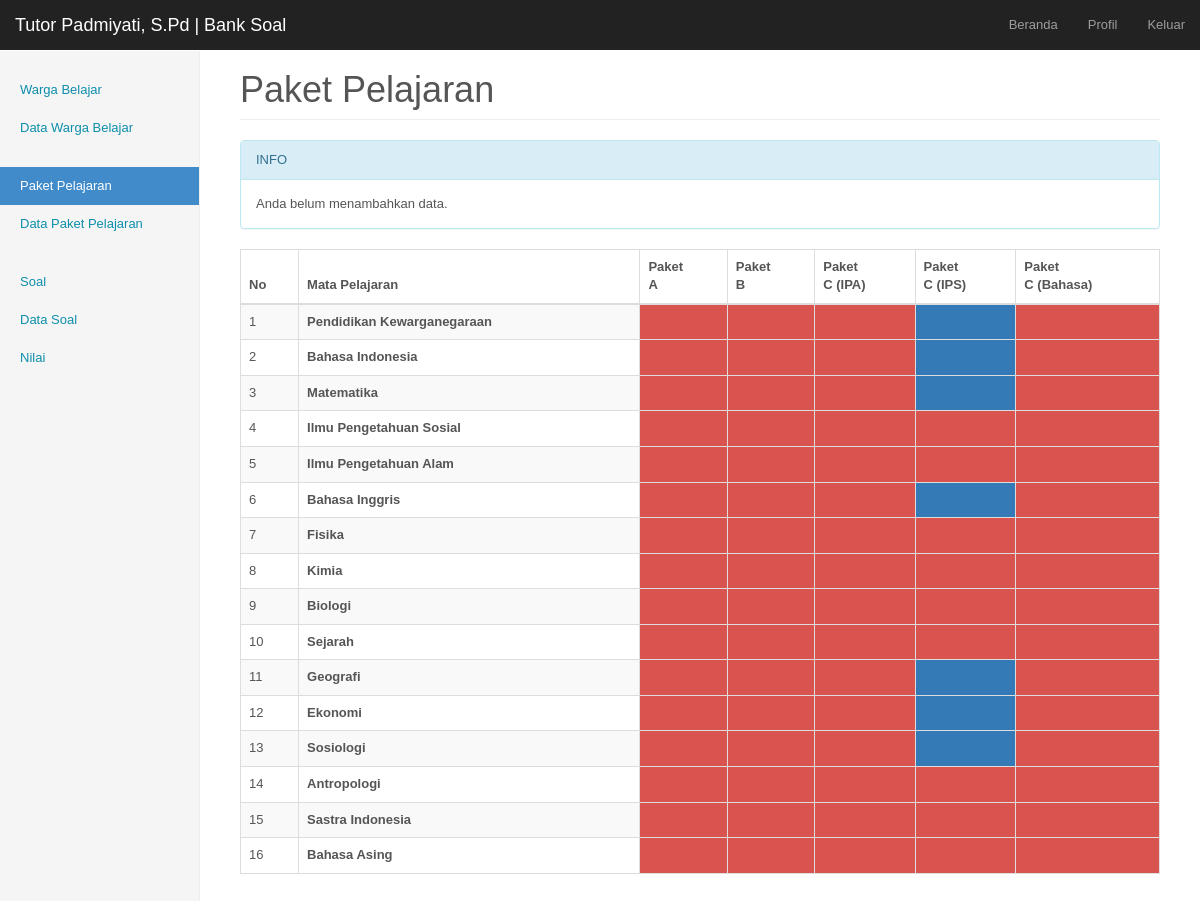
/tutor/index.php?p=paket_pelajaran (signed in), run on the app's committed database.
### tables this page shows
CREATE TABLE IF NOT EXISTS `guru` (
  `id_guru` int(3) NOT NULL AUTO_INCREMENT,
  `nip` varchar(22) NOT NULL,
  `nama` varchar(85) NOT NULL,
  `jenis_kelamin` enum('l','p') NOT NULL,
  `tempat_lahir` varchar(75) NOT NULL,
  `tanggal_lahir` date NOT NULL,
  `alamat` varchar(150) NOT NULL,
  `id_sekolah` int(4) NOT NULL,
  `sebagai` enum('guru','admin') NOT NULL,
  `pendidikan_akhir` varchar(30) NOT NULL,
  `username` varchar(20) NOT NULL,
  `password` varchar(12) NOT NULL,
  `tgl_input` date NOT NULL,
  PRIMARY KEY (`id_guru`)
);

CREATE TABLE IF NOT EXISTS `menu` (
  `id_menu` int(2) NOT NULL AUTO_INCREMENT,
  `login` enum('guru','admin','semua') NOT NULL,
  `menu` varchar(250) NOT NULL,
  `link` varchar(450) NOT NULL,
  `tempat` enum('atas','bawah') NOT NULL,
  `level` int(1) NOT NULL,
  PRIMARY KEY (`id_menu`)
);

CREATE TABLE IF NOT EXISTS `paket` (
  `id_paket` int(1) NOT NULL AUTO_INCREMENT,
  `paket` varchar(15) NOT NULL,
  PRIMARY KEY (`id_paket`)
);

CREATE TABLE IF NOT EXISTS `mata_pelajaran` (
  `id_pelajaran` int(4) NOT NULL AUTO_INCREMENT,
  `mata_pelajaran` varchar(75) NOT NULL,
  PRIMARY KEY (`id_pelajaran`)
);

CREATE TABLE IF NOT EXISTS `paket_pelajaran` (
  `id_paket_pelajaran` int(4) NOT NULL AUTO_INCREMENT,
  `id_paket` int(1) NOT NULL,
  `id_pelajaran` int(4) NOT NULL,
  `id_guru` int(3) NOT NULL,
  `kkm` double NOT NULL,
  `tgl_input` date NOT NULL,
  `penginput` int(3) NOT NULL,
  `lihat` date NOT NULL,
  PRIMARY KEY (`id_paket_pelajaran`)
);

### tutor/index.php (called while the page is built)
<?php
	require "halaman.php";
?>

### tutor/include/page-paketpelajaran.php (the view, shortened to what this page needs)
<?php
	$querycaritanggalpp=mysql_query("SELECT tgl_input FROM paket_pelajaran WHERE penginput='$admin[id_guru]' GROUP BY tgl_input ORDER BY tgl_input DESC");
	$caritanggalpp=mysql_fetch_array($querycaritanggalpp);
	$banyakdata=mysql_num_rows(mysql_query("SELECT * FROM paket_pelajaran WHERE penginput='$admin[id_guru]' AND tgl_input='$caritanggalpp[0]'"));
	$tglinputpp=explode("-",$caritanggalpp[0]);
	$bulan=array("","Januari","Februari","Maret","April","Mei","Juni","Juli","Agustus","September","Oktober","November","Desember");
	echo "<div class=\"panel panel-info\">
	<div class=\"panel-heading\">INFO</div>
    <div class=\"panel-body\">
	";
	if($banyakdata>0){
		echo "Anda telah menambahkan $banyakdata data terakhir kali pada ".$tglinputpp[2] ." ". $bulan[$tglinputpp[1]] ." ". $tglinputpp[0];
	}
	else {
		echo "Anda belum menambahkan data. ";
	}
	echo "
	</div>
</div>
	";
?>
<table class="table table-striped table-bordered">
	<thead>
        <tr>
           	<th>No</th>
            <th>Mata Pelajaran</th>
            <?php
				$querypaket=mysql_query("SELECT paket FROM paket");
				while($paket=mysql_fetch_array($querypaket)){
					echo "<th>Paket<br />$paket[paket]</th>";
				}
			?>
        </tr>
	</thead>
    <tbody>
       	<?php
			$no=1;
			$querypaketpelajaran=mysql_query("SELECT id_pelajaran, mata_pelajaran FROM mata_pelajaran ORDER BY id_pelajaran ASC");
			while($paketpelajaran=mysql_fetch_array($querypaketpelajaran)){
				echo "<tr>
					<td>$no</td>
					<td style=\"font-weight:bold\">$paketpelajaran[1]</td>
				";
				$querypaket1=mysql_query("SELECT * FROM paket");
				while($paket1=mysql_fetch_array($querypaket1)){
					$id=mysql_fetch_array(mysql_query("SELECT pp.id_paket_pelajaran FROM paket_pelajaran as pp, guru as g WHERE pp.id_guru=g.id_guru AND g.id_sekolah='$admin[id_sekolah]' AND pp.id_paket=$paket1[id_paket] AND pp.id_pelajaran=$paketpelajaran[0]"));
					$total=mysql_num_rows(mysql_query("SELECT * FROM paket_pelajaran as pp, guru as g WHERE pp.id_guru=g.id_guru AND g.id_sekolah='$admin[id_sekolah]' AND pp.id_paket=$paket1[id_paket] AND pp.id_pelajaran=$paketpelajaran[0]"));
					if($total>=1){
						echo "<td class=\"label-primary paketpelajaran\" style=\"color:#fff; cursor:pointer\" id=\"paket-$id[0]\" data-toggle=\"modal\" data-target=\"#form-lihat-data\">&nbsp;</td>";
					}
					else{
						echo "<td class=\"label-danger\">&nbsp;</td>";
					}
				}
				echo "
				</tr>
				";
				$no++;
			}
		?>
    </tbody>
</table>

### tutor/halaman.php (shortened to what this page needs)
<?php
	$queryadmin=mysql_query("SELECT * FROM guru WHERE id_guru='$_SESSION[id_admin]'");
	$admin=mysql_fetch_array($queryadmin);
	if($admin['sebagai']=="guru"){
?>
<!DOCTYPE html PUBLIC "-//W3C//DTD XHTML 1.0 Transitional//EN" "http://www.w3.org/TR/xhtml1/DTD/xhtml1-transitional.dtd">
<html xmlns="http://www.w3.org/1999/xhtml">
<head>
<link rel="stylesheet" type="text/css" href="../css/bootstrap.css" />
<link rel="stylesheet" type="text/css" href="../css/jquery-ui-1.10.4.custom.css" />
<link rel="stylesheet" type="text/css" href="css/halaman-style-admin.css" />
<link rel="stylesheet" type="text/css" href="css/eventCalendar.css" />
<link rel="stylesheet" type="text/css" href="css/eventCalendar_theme_responsive.css" />
</head>
<body data-spy="scroll" data-target="#myScrollspy">
	<nav class="navbar navbar-inverse navbar-fixed-top" role="navigation">
      <div class="container-fluid">
        <div class="navbar-header">
          <a class="navbar-brand" href="#">Tutor <?php echo $admin['nama']; ?> | Bank Soal</a>
        </div>
        <div id="navbar" class="navbar-collapse collapse">
        	<ul class="nav navbar-nav navbar-right">
        	<?php
				$querymenu=mysql_query("SELECT menu, link FROM menu WHERE (login='semua' OR login='guru') AND tempat='atas' ORDER BY level ASC");
				$pagenow=$_GET['p'];
				while($menu1=mysql_fetch_array($querymenu)){
					$menu=explode("-",$menu1['menu']);
					$link=explode("-",$menu1['link']);
					for($i=0;$i<count($menu);$i++){
						if($link[$i]=="?p=" . $pagenow || $link[$i]==$pagenow)
							echo "<li><a href='#' class='aktif-menu'>$menu[$i]</a></li>";
						else
							echo "<li><a href='$link[$i]'>$menu[$i]</a></li>";
					}
				}
			?>
          	</ul>
        </div>
      </div>
    </nav>
    <div class="container-fluid">
    	<div class="row">
        <div class="col-sm-3 col-md-2 sidebar">
        	<?php
				$querymenu2=mysql_query("SELECT menu, link FROM menu WHERE (login='semua' OR login='guru') AND tempat='bawah' ORDER BY level ASC");
				while($menu2=mysql_fetch_array($querymenu2)){
					$menu=explode("-",$menu2['menu']);
					$link=explode("-",$menu2['link']);
					echo "<ul class='nav nav-sidebar'>";
					for($i=0;$i<count($menu);$i++){
						if($link[$i]=="?p=".$pagenow || $link[$i]==$pagenow){
							echo "<li class='active'><a href='#'>$menu[$i]";
							echo "</a></li>";
						}
						else{
							echo "<li><a href='$link[$i]'>$menu[$i]
							";
							echo "</a></li>";
						}
					}
					echo "</ul>";
				}
			?>
        </div>
        <div class="col-sm-9 col-sm-offset-3 col-md-10 col-md-offset-2 main">
            <?php require "include/body-isi.php";
			?>
        </div>
    </div>
</body>
</html>
<?php
	}
?>

### tutor/include/body-isi.php (shortened to what this page needs)
<?php
	$p=$_GET['p'];
	$l="?p=".$p;
	$header="";
	$pagequery=mysql_query("SELECT menu,link FROM menu WHERE link like '%$l%'");
	$page=mysql_fetch_array($pagequery);
	$m=explode("-",$page['menu']);
	$lin=explode("-",$page['link']);
	for($i=0;$i<count($m);$i++){
		if($lin[$i]==$l){
			$header=$m[$i];
		}
	}
	switch($p){
		case "paket_pelajaran" :
			echo "<h1 class='page-header'>$header</h1>";
			include "page-paketpelajaran.php";
			break;
	}
?>

### tutor/css/halaman-style-admin.css (style rules this page uses)
body { padding-top: 50px; }
.navbar-fixed-top { border: 0; }
.sidebar { display: none; }
@media (min-width: 768px) { .sidebar { position: fixed; top: 51px; bottom: 0; left: 0; z-index: 1000; display: block; padding: 20px; overflow-x: hidden; overflow-y: auto; background-color: #f5f5f5; border-right: 1px solid #eee; } }
.nav-sidebar { margin-right: -21px; margin-bottom: 20px; margin-left: -20px; }
.nav-sidebar > li > a { padding-right: 20px; padding-left: 20px; }
.nav-sidebar > .active > a, .nav-sidebar > .active > a:hover, .nav-sidebar > .active > a:focus { color: #fff; background-color: #428bca; }
.main { padding: 20px; }
@media (min-width: 768px) { .main { padding-right: 40px; padding-left: 40px; } }
.main .page-header { margin-top: 0; }

### tutor/css/eventCalendar_theme_responsive.css (style rules this page uses)
body { font-family: Arial, "Lucida Grande", sans-serif; font-size: 13px; line-height: 18px; color: #555; background-color:#fff; }
a { color: #0E8EAB }

### data on the page
guru: nama "Padmiyati, S.Pd"
menu: menu "Beranda", menu "Profil", menu "Keluar"
menu: menu "Warga Belajar", menu "Data Warga Belajar"
menu: menu "Paket Pelajaran", menu "Data Paket Pelajaran"
menu: menu "Soal", menu "Data Soal", menu "Nilai"
paket: paket "A"
paket: paket "B"
paket: paket "C (IPA)"
paket: paket "C (IPS)"
paket: paket "C (Bahasa)"
mata_pelajaran: mata_pelajaran "Pendidikan Kewarganegaraan"
mata_pelajaran: mata_pelajaran "Bahasa Indonesia"
mata_pelajaran: mata_pelajaran "Matematika"
mata_pelajaran: mata_pelajaran "Ilmu Pengetahuan Sosial"
mata_pelajaran: mata_pelajaran "Ilmu Pengetahuan Alam"
mata_pelajaran: mata_pelajaran "Bahasa Inggris"
mata_pelajaran: mata_pelajaran "Fisika"
mata_pelajaran: mata_pelajaran "Kimia"
mata_pelajaran: mata_pelajaran "Biologi"
mata_pelajaran: mata_pelajaran "Sejarah"
mata_pelajaran: mata_pelajaran "Geografi"
mata_pelajaran: mata_pelajaran "Ekonomi"
mata_pelajaran: mata_pelajaran "Sosiologi"
mata_pelajaran: mata_pelajaran "Antropologi"
mata_pelajaran: mata_pelajaran "Sastra Indonesia"
mata_pelajaran: mata_pelajaran "Bahasa Asing"
